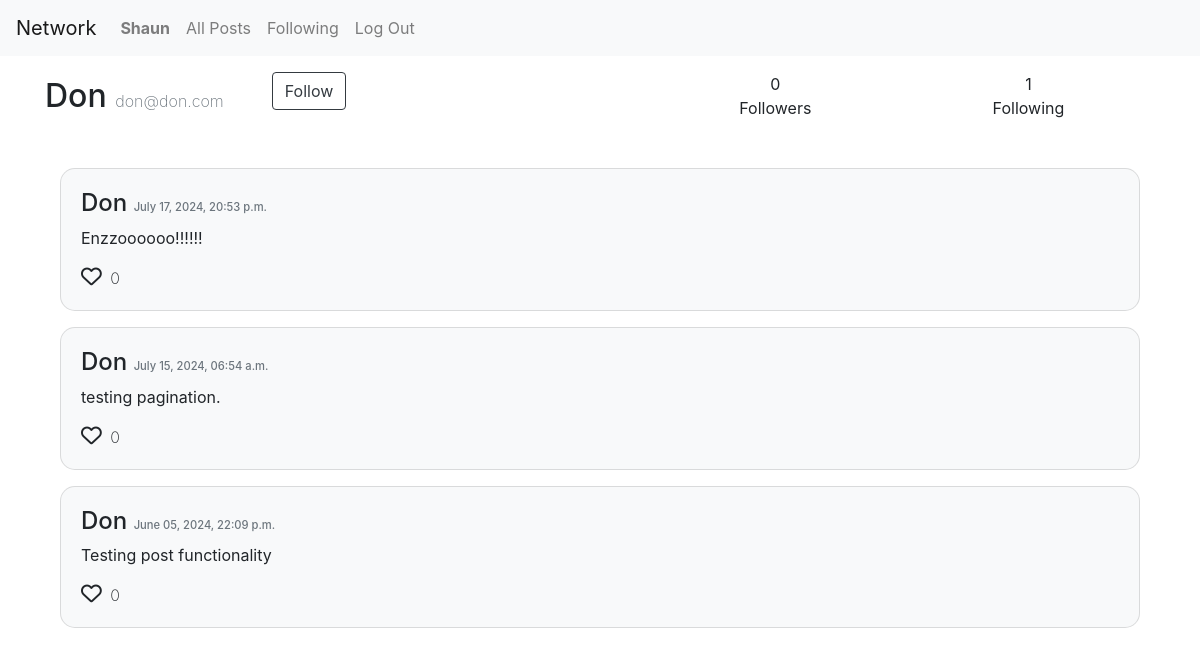
The page /profile/1/ (signed in) on the database as committed earlier.
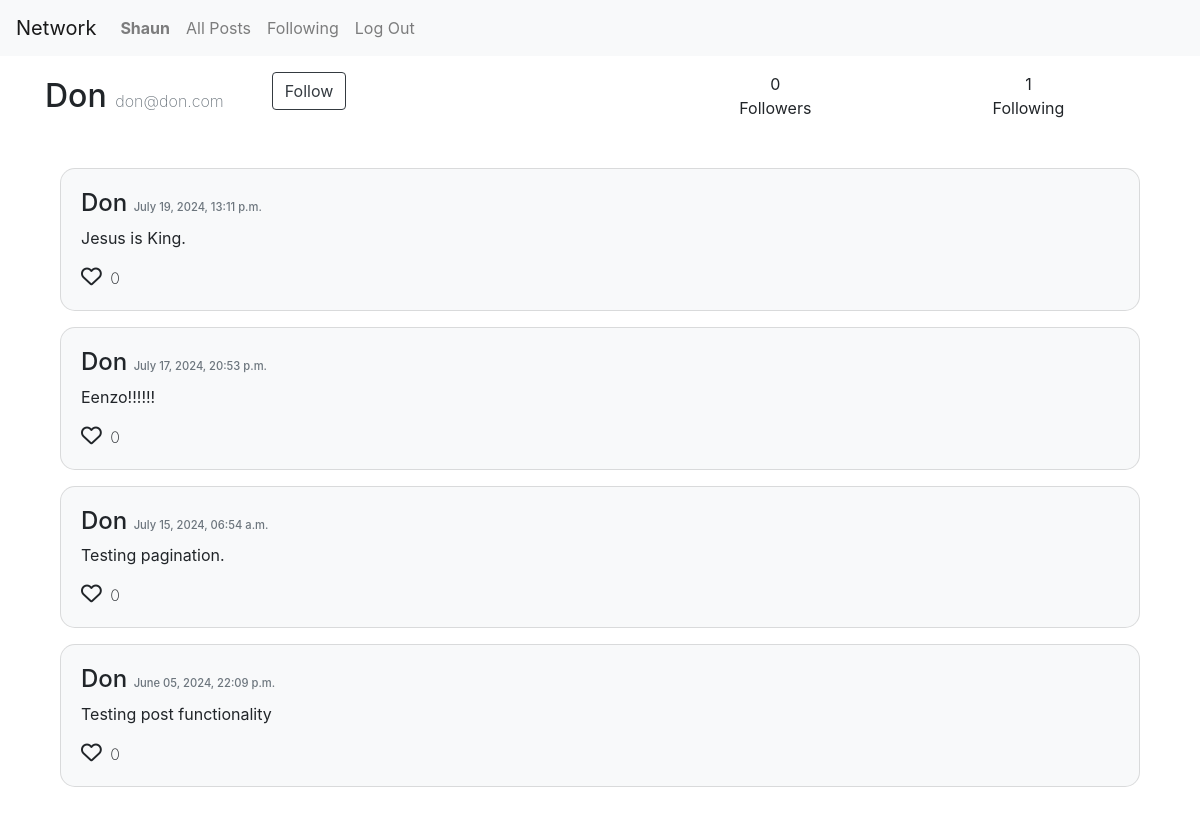
The same page on the database as committed later.
### network/models.py (models this page shows, shortened)
class Post(models.Model):
    content = models.TextField()
    user= models.ForeignKey('User', on_delete=models.CASCADE, related_name="user_post")
    timestamp= models.DateTimeField(auto_now_add=True)

class User(AbstractUser):
    pass

### network/views.py (the view)
# urls.py: path("profile/<int:user_id>/", views.profile, name="profile"),
@login_required
def profile(request, user_id):
    user = get_object_or_404(User, pk=user_id)
    is_profile = request.user == user
    is_following = Follow.objects.filter(user=request.user, followed=user).exists()
    following_count = user.user_following.count()
    followers_count = user.user_followed.count()
    posts = user.user_post.all().order_by('-timestamp')
    page = request.GET.get("page")
    page_posts = paginator(posts,page)
    return render(request, "network/profile.html", {
        "user1":user,
        "is_profile": is_profile,
        "following_count": following_count,
        "follower_count": followers_count,
        "is_following": is_following,
        "page_posts": page_posts,
    })

### network/views.py (called while the page is built)
def paginator(posts, page):
     paginator = Paginator(posts, 10)
     page_posts = paginator.get_page(page)
     return page_posts

### network/templates/network/profile.html (shortened to what this page needs)
{% extends "network/layout.html" %} {% block body %}
<div class="container">
  <div class="mt-3 d-flex flex-row">
    <div id="user-data" class="flex-fill d-flex align-self-center">
      <p>
        {{user1.username | title}}
        <span id="email-text" class="text-muted">{{user1.email}}</span>
      </p>
      <form id="follow_form" action="" class="d-inline-block">
        {% csrf_token %} {% if not is_profile %} {% if is_following %}
        <input
          class="btn btn-outline-danger ml-5"
          data-user-id="{{user1.id}}"
          type="button"
          value="Unfollow"
          id="follow_btn"
        />
        {% else %}
        <input
          class="btn btn-outline-dark ml-5"
          data-user-id="{{user1.id}}"
          type="button"
          id="follow_btn"
          value="Follow"
        />
        {% endif %} {% endif %}
      </form>
    </div>
    <div id="follow-count" class="d-flex flex-fill">
      <div class="col align-self-center">
        <p class="text-center">{{ follower_count }}</p>
        <p class="text-center">Followers</p>
      </div>
      <div class="col align-self-center">
        <p class="text-center">{{following_count}}</p>
        <p class="text-center">Following</p>
      </div>
    </div>
  </div>
  <div id="posts" class="container mt-5">
    {% for post in page_posts %}
      {% include "../network/widget/post.widget.html" with post=post user=user %}
    {% endfor %}
    <nav
      aria-label="Page navigation example"
      class="mt-3 d-flex justify-content-center"
    >
    </nav>
  </div>
</div>
{% endblock body %}

### network/templates/network/widget/post.widget.html (shortened to what this page needs)
<div class="bg-light card mt-3">
    <div class="card-body">
      <div class="d-flex justify-content-between">
        <h4>
          <a href="{% url "profile" post.user.id %}">{{post.user.username | title}}</a>
          <span class="text-muted">{{ post.timestamp|date:"F d, Y, H:i a" }}</span>
        </h4>
      </div>
      <div id="cardContent">
        <p id="postContent" class="card-text">{{post.content}}</p>
        <a href="#" class="red-link like_btn" data-post-id="{{post.id}}"><i class="fa-regular fa-heart"></i></a>
        <span class="ml-1">{{post.post_like.count}}</span>
      </div>
    </div>
  </div>

Rows that differ between the two databases and show on the page:
added Post: user.username "Don", timestamp "July 19, 2024, 13:11 p.m.", content "Jesus is King.", post_like.count "0"
changed Post: content "Enzzoooooo!!!!!!" → "Eenzo!!!!!!"
changed Post: content "testing pagination." → "Testing pagination."
